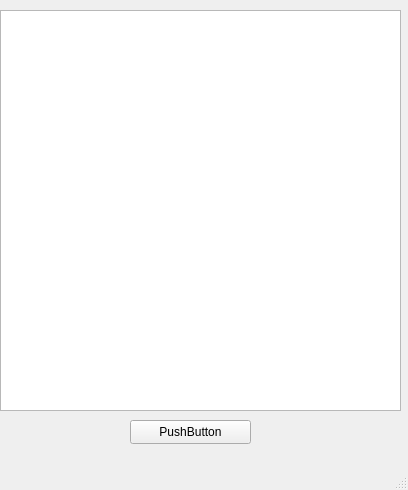
<?xml version="1.0" encoding="UTF-8"?>
<ui version="4.0">
 <class>MainWindow</class>
 <widget class="QMainWindow" name="MainWindow">
  <property name="geometry">
   <rect>
    <x>0</x>
    <y>0</y>
    <width>408</width>
    <height>490</height>
   </rect>
  </property>
  <property name="windowTitle">
   <string>MainWindow</string>
  </property>
  <widget class="QWidget" name="centralwidget">
   <widget class="QPushButton" name="pushButton">
    <property name="geometry">
     <rect>
      <x>130</x>
      <y>420</y>
      <width>121</width>
      <height>24</height>
     </rect>
    </property>
    <property name="text">
     <string>PushButton</string>
    </property>
   </widget>
   <widget class="QListWidget" name="listWidget">
    <property name="geometry">
     <rect>
      <x>0</x>
      <y>10</y>
      <width>401</width>
      <height>401</height>
     </rect>
    </property>
   </widget>
  </widget>
  <widget class="QMenuBar" name="menubar">
   <property name="geometry">
    <rect>
     <x>0</x>
     <y>0</y>
     <width>408</width>
     <height>21</height>
    </rect>
   </property>
  </widget>
  <widget class="QStatusBar" name="statusbar"/>
 </widget>
 <resources/>
 <connections/>
</ui>
